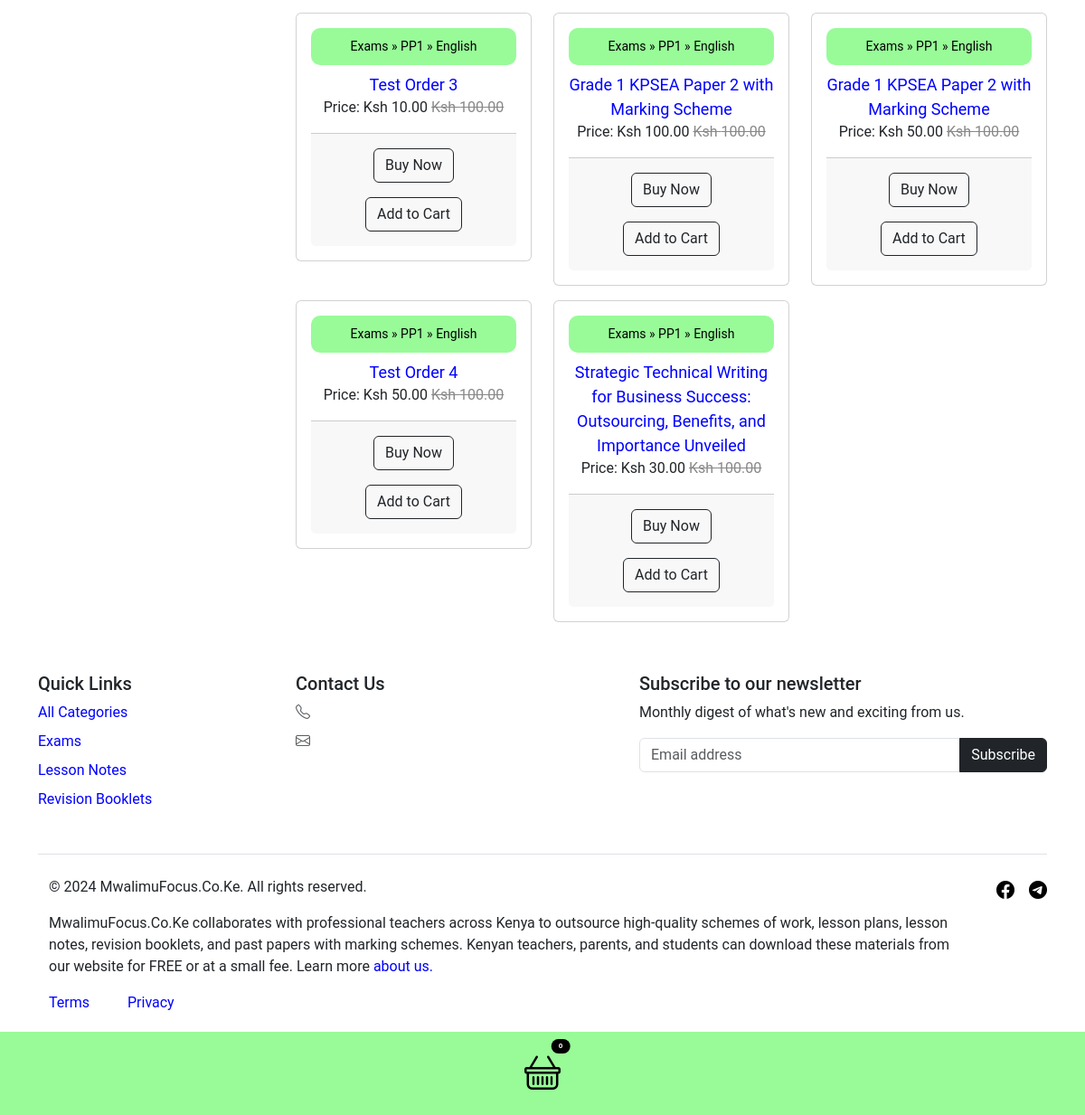
/categories/exams/ (lower part), run on an earlier commit of the app's database.
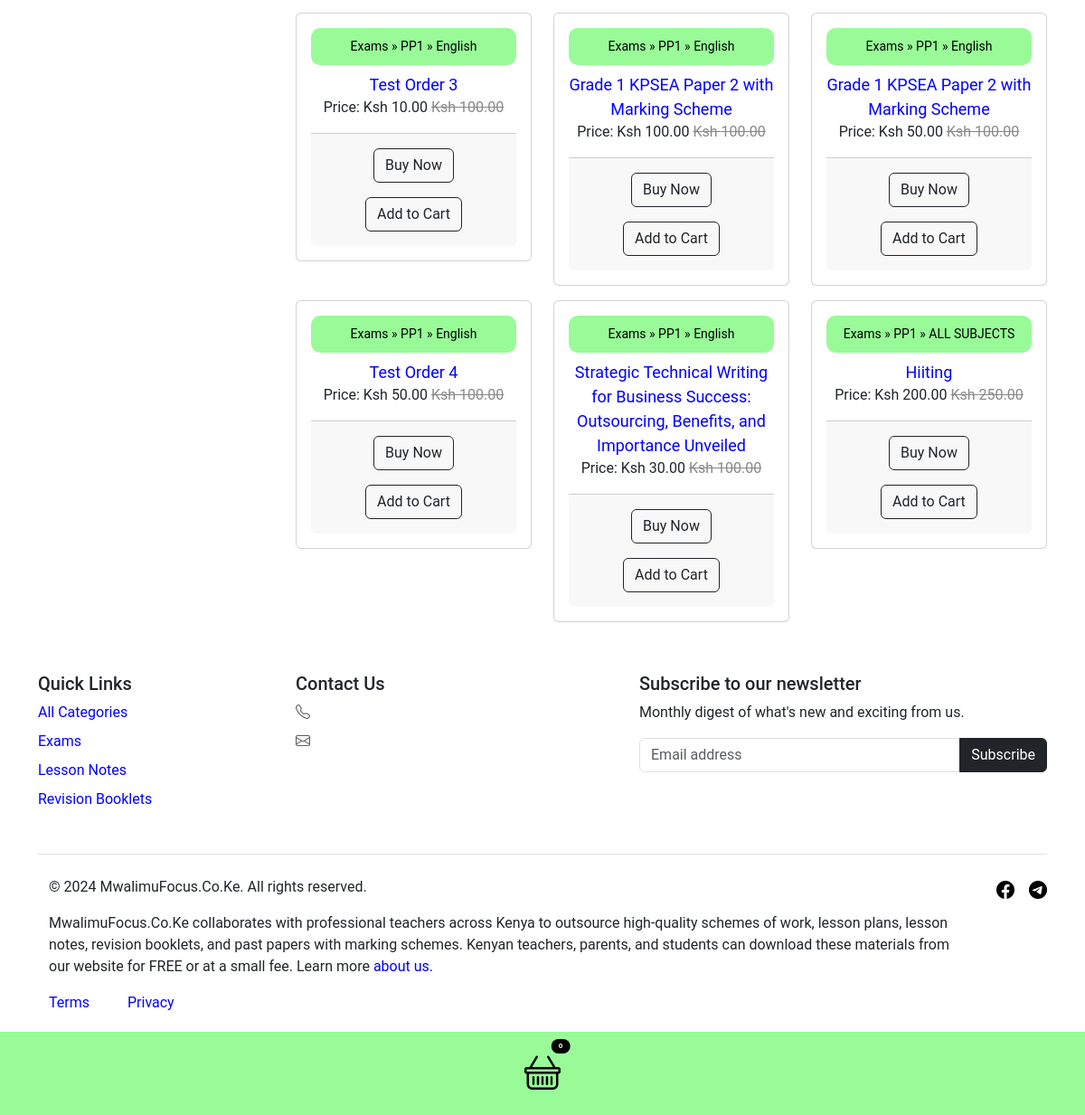
And on a later commit of the database.
### shop/models.py (models this page shows, shortened)
class ShopItem(models.Model):
    title = models.CharField(max_length=200)
    category = models.ForeignKey(Category, on_delete=models.CASCADE)
    education_level = models.ForeignKey(Education_Level, on_delete=models.CASCADE)
    subject = models.ForeignKey(Subject, on_delete=models.CASCADE)
    description = HTMLField()
    price = models.DecimalField(max_digits=10, decimal_places=2)
    old_price = models.DecimalField(max_digits=10, decimal_places=2, default=100)
    file = models.FileField(null=True, blank=True, upload_to='shopitemfiles/')
    slug = models.SlugField(blank=True, max_length=300)
    education_level_slug = models.SlugField(blank=True)
    subject_slug = models.SlugField(blank=True)
    category_slug = models.SlugField(blank=True)
    downloads_count = models.IntegerField(default=0)
    views_count = models.IntegerField(default=0)
    is_search_engine_indexible = models.BooleanField(default=False)
    date_created = models.DateTimeField(default=timezone.now)
    Aggregate_Rating_Value = models.IntegerField(default=0)
    Worst_Rating_Value = models.IntegerField(default=0)
    Best_Rating_Value = models.IntegerField(default=0)
    Rating_Count = models.IntegerField(default=0)
    image = models.ImageField(upload_to='shopitemimages/', null=True, blank=True)
    is_discounted = models.BooleanField(default=False)
    discount_amount = models.DecimalField(max_digits=5, decimal_places=2, null=True, blank=True)
    discount_start_time = models.DateTimeField(null=True, blank=True)
    discount_end_time = models.DateTimeField(null=True, blank=True)

class Category(models.Model):
    name = models.CharField(max_length=100)
    slug = models.SlugField(unique=True, blank=True)
    created_at = models.DateTimeField(auto_now_add=True, null=True, blank=True)

class Education_Level(models.Model):
    name = models.CharField(max_length=100)
    slug = models.SlugField(unique=True, blank=True)

class Subject(models.Model):
    name = models.CharField(max_length=100)
    slug = models.SlugField(unique=True, blank=True)

### shop/views.py (the view)
# urls.py: path('categories/<slug:category_slug>/', views.CategoryShopItemsView.as_view(), name='category_shop_items'),
class CategoryShopItemsView(View):
    def get(self, request, category_slug):
        category = get_object_or_404(Category, slug=category_slug)
        shop_items = ShopItem.objects.filter(category=category)
        categories_with_items = Category.objects.annotate(num_items=Count('shopitem')).filter(num_items__gt=0)
        menu_items = (Category.objects.annotate(num_shopitems=Count('shopitem')).filter(num_shopitems__gt=0).order_by('-num_shopitems')[:5])
        brand = Brand.objects.last()
        subjects_with_items = Subject.objects.filter(shopitem__category=category).annotate(num_items=Count('shopitem'))
        education_levels_with_items = Education_Level.objects.filter(shopitem__category=category).annotate(num_items=Count('shopitem'))
        try:
            latest_link = SocialMediaLinks.objects.latest('pk')
        except SocialMediaLinks.DoesNotExist:
            latest_link = None
        cart = request.session.get('cart', [])
        cart_items = ShopItem.objects.filter(id__in=cart)
        num_cart_items = len(cart_items)
        context = {
            'category': category,
            'shop_items': shop_items,
            'subjects_with_items': subjects_with_items,
            'education_levels_with_items': education_levels_with_items,
            'brand': brand,
            'categories_with_items': categories_with_items,
            'menu_items': menu_items,
            'num_cart_items': num_cart_items,
            'cart_items': cart_items,
            'user': request.user,
            'latest_link': latest_link
        }
        return render(request, 'category_shop_items.html', context)

### shop/templates/category_shop_items.html (shortened to what this page needs)
{% load static %}
{% load image_filters %}
<!doctype html>
<html lang="en">
  <head>
    <link rel="preload" href="{% static 'css/combined.min.css' %}" type="text/css" as="style" onload="this.onload=null; this.rel='stylesheet';" />
  </head>
  <body>
    <div class="container">
      <div class="row">
        <div class="col-lg-3 mb-4 mt-4">
        </div>
        <div class="col-lg-9">
          {% if shop_items %}
          <div class="row">
            {% for item in shop_items %}
            <div class="col-lg-4 col-md-6 col-sm-12 mb-2 mt-2">
              <div class="card text-center">
                <div class="card-body">
                  <p class="card-title text-left" style="font-size: 14px; color: black; background-color: {{ brand.primary_color }}; border-radius: 10px; padding: 10px;">{{ item.category.name }} » {{ item.education_level.name }} » {{ item.subject.name }}</p>
                  <a href="{% url 'shop_item_detail' category_slug=item.category.slug slug=item.slug pk=item.pk %}" class="card-title" style="font-size: 18px; text-decoration: none; color: blue;">{{ item.title }}</a>
                  <p class="card-text text-left">
                    Price: Ksh {{ item.price }}
                    {% if item.old_price %}
                    <span style="text-decoration: line-through; color: #888;">Ksh {{ item.old_price }}</span>
                    {% endif %}
                  </p>
                  <div class="card-footer text-center">
                    <a href="{% url 'shop_item_detail' category_slug=item.category.slug slug=item.slug pk=item.pk %}" class="btn btn-outline-dark my-2">Buy Now</a>
                    <form id="add-to-cart-form-{{ item.id }}" class="add-to-cart-form" data-item-id="{{ item.id }}" method="post" data-in-cart="{% if item in cart_items %}true{% else %}false{% endif %}">
                      <button type="submit" class="btn btn-outline-dark my-2">
                          {% if item in cart_items %}
                              Remove from Cart
                          {% else %}
                              Add to Cart
                          {% endif %}
                      </button>
                    </form>
                  </div>
                </div>
              </div>
            </div>
            {% endfor %}
          </div>
          {% else %}
          <div class="text-center" style="background-color: rgba(255, 255, 255, 0.9); padding: 20px;">
            <p style="font-size: 22px;">Oops! No {{ category.name }} have been added yet!</p>
          </div>
          {% endif %}
        </div>
      </div>
    </div>
    <div class="container">
      <footer class="py-5">
        <div class="row">
          <div class="col-12 col-md-3 mb-3">
            <h5>Quick Links</h5>
            <ul class="nav flex-column">
              <li class="nav-item mb-2">
                <a href="/categories/" style="text-decoration: none; color: blue;">All Categories</a>
              </li>
              {% for item in categories_with_items %}
              <li class="nav-item mb-2">
                <a href="/categories/{{ item.slug }}/" style="text-decoration: none; color: blue;">{{ item.name }}</a>
              </li>
              {% endfor %}
            </ul>
          </div>
          <div class="col-12 col-md-3 mb-3">
            <h5>Contact Us</h5>
            <ul class="nav flex-column">
              <li class="nav-item mb-2"><a href="tel:{{ brand.phone_number }}" class="nav-link p-0 text-body-secondary"><i class="bi bi-telephone"></i> {{ brand.phone_number }}</a></li>
              <li class="nav-item mb-2"><a href="mailto:{{ brand.email }}" class="nav-link p-0 text-body-secondary email-link"><i class="bi bi-envelope"></i> {{ brand.email }}</a></li>
            </ul>
          </div>
          <div class="col-md-5 offset-md-1 mb-3 subscriber-creation-div">
            <h5>Subscribe to our newsletter</h5>
            <p>Monthly digest of what's new and exciting from us.</p>
            <div class="input-group">
                <input id="newsletterEmail" type="text" class="form-control" placeholder="Email address">
                <button id="subscribeButton" class="btn btn-dark">Subscribe</button>
            </div>
          </div>
        </div>
        <div class="d-flex flex-column flex-sm-row justify-content-between py-4 my-4 border-top">
          <div class="container">
            <div class="row">
                <div class="col">
                    <p>&copy; 2024 MwalimuFocus.Co.Ke. All rights reserved.</p>
                </div>
            </div>
            <div class="row">
                <div class="col">
                    <p>MwalimuFocus.Co.Ke collaborates with professional teachers across Kenya to outsource high-quality schemes of work, lesson plans, lesson notes, revision booklets, and past papers with marking schemes. Kenyan teachers, parents, and students can download these materials from our website for FREE or at a small fee. Learn more <a href="/about-us/" style="text-decoration: none; color: blue;">about us.</a></p>
                </div>
            </div>
            <div class="row">
              <div class="col-lg-1 col-md-6 col-sm-6">
                  <p><a href="/terms-and-conditions/" style="text-decoration: none; color: blue;">Terms</a></p>
              </div>
              <div class="col-lg-1 col-md-6 col-sm-6">
                  <p><a href="/privacy-policy/" style="text-decoration: none; color: blue;">Privacy</a></p>
              </div>
            </div>
          </div>
          {% if latest_link %}
          <ul class="list-unstyled d-flex">
              {% if latest_link.facebook_url %}
                  <li class="ms-3" style="font-size: 20px;">
                      <a class="link-body-emphasis" href="{{ latest_link.facebook_url }}" target="_blank">
                          <i class="bi bi-facebook"></i>
                      </a>
                  </li>
              {% endif %}
              {% if latest_link.telegram_url %}
                  <li class="ms-3" style="font-size: 20px;">
                      <a class="link-body-emphasis" href="{{ latest_link.telegram_url }}" target="_blank">
                          <i class="bi bi-telegram"></i>
                      </a>
                  </li>
              {% endif %}
          </ul>
          {% endif %}
        </div>
      </footer>
      <div class="add-to-cart row text-center py-3 mb-n2 fixed-bottom" style="background-color: {{ brand.primary_color }}">
        <div class="col">
          <div class="position-relative">
            <a class="cart-link" href="/checkout/"><i class="bi bi-basket cart-basket"></i></a>
            <a class="cart-link" href="/checkout/"><span class="badge custom-cart-badge rounded-pill position-absolute translate-middle top-0">{{ num_cart_items }}</span></a>
          </div>
        </div>
      </div>
    </div>
  </body>
</html>

What changed in the data, as far as the page shows it:
added ShopItem: category.name "Exams", education_level.name "PP1", subject.name "ALL SUBJECTS", title "Hiiting", price "200.00", old_price "250.00"
